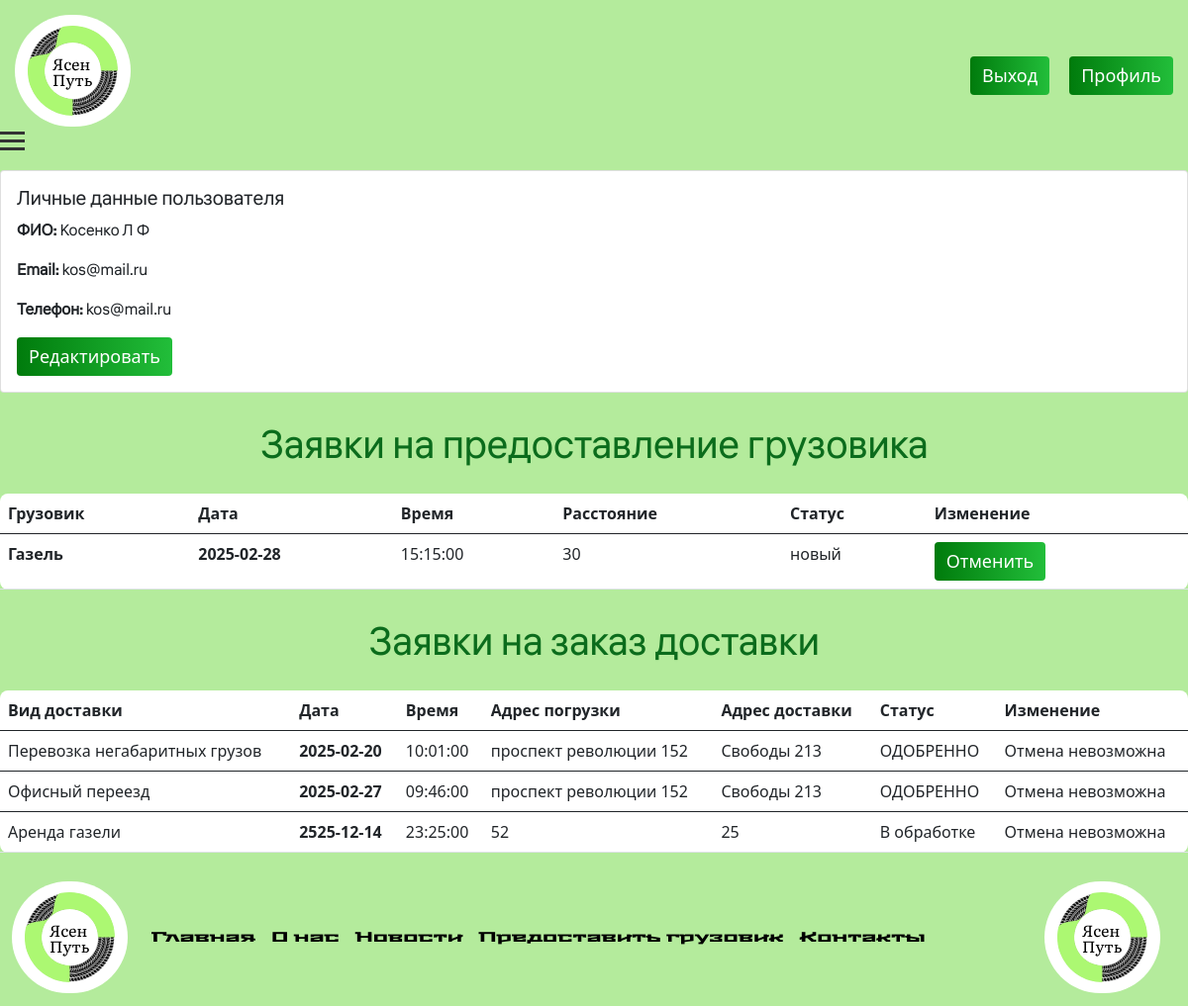
/lk.php (signed in), run on the app's committed database.
### tables this page shows
CREATE TABLE `users` (
  `id` int(11) NOT NULL,
  `fio` varchar(150) NOT NULL,
  `email` varchar(150) NOT NULL,
  `phone` varchar(150) NOT NULL,
  `password` varchar(150) NOT NULL,
  `role` varchar(150) NOT NULL DEFAULT 'user'
);

CREATE TABLE `grzv` (
  `id_z1` int(11) NOT NULL,
  `id_user` int(11) NOT NULL,
  `car` varchar(150) NOT NULL,
  `date` date NOT NULL,
  `time` time NOT NULL,
  `km` int(11) NOT NULL,
  `massa` int(11) NOT NULL,
  `status` varchar(150) NOT NULL DEFAULT 'новый'
);

CREATE TABLE `zakaz` (
  `id_z` int(11) NOT NULL,
  `id_user` int(11) NOT NULL,
  `id_usl` int(11) NOT NULL,
  `date` date NOT NULL,
  `time` time NOT NULL,
  `point1` varchar(150) NOT NULL,
  `point2` varchar(150) NOT NULL,
  `status` varchar(150) NOT NULL DEFAULT 'новый'
);

CREATE TABLE `usl` (
  `id_u` int(11) NOT NULL,
  `usl_name` varchar(150) NOT NULL,
  `opis` varchar(500) NOT NULL,
  `cena` varchar(150) NOT NULL
);

### lk.php (the view, shortened to what this page needs)
<?php include('header.php'); ?>
    <div class="main">
        <div class="page-container">
            <div class="content-wrap">
                <?php
                if (isset($_SESSION['id'])) {
                if($_SESSION['prava']=='user'){
                $id = $_SESSION['id'];
                }else{
                $id=$_GET['id_u'];
                }
                $sql = "SELECT * FROM  users WHERE id = $id";
                $result = mysqli_query($link, $sql) or die(mysqli_error($link));
                if ($result->num_rows > 0) {
                    while ($row = $result->fetch_assoc()) {
                        ?>
                        <div class="card">
                            <div class="card-body">
                                <h5 class="card-title">Личные данные пользователя</h5>
                                <p class="card-text"><strong>ФИО:</strong> <?php echo $row['fio'];?></p>
                                <p class="card-text"><strong>Email:</strong> <?php echo $row['email'];?></p>
                                <p class="card-text"><strong>Телефон:</strong> <?php echo $row['phone'];?></p>
                        <?php if($_SESSION['prava']=='user'){ ?><button type="button" class="btn btnt btn-outline-success margin_left margin_r" data-bs-toggle="modal" data-bs-target="#exampleModal4">Редактировать</button>
                        <?php }?>
                            </div>
                        </div>
                        <?php
                    }
                    }
                    }
                            if (isset($_SESSION['id'])) {
                                $id = $_SESSION['id'];
                                $sql = "SELECT * FROM  grzv WHERE id_user = $id";
                                $result = mysqli_query($link, $sql) or die(mysqli_error($link));
                                if ($result->num_rows > 0) {?>
                                <h1 class="color d-flex centr margin-top">Заявки на предоставление грузовика</h1>
                                    <table class="table fon2">
                                        <thead>
                                            <tr>
                                            <th scope="col">Грузовик</th>
                                            <th scope="col">Дата</th>
                                            <th scope="col">Время</th>
                                            <th scope="col">Расстояние</th>
                                            <th scope="col">Статус</th>
                                            <th scope="col">Изменение</th>
                                            </tr>
                                        </thead>
                                <?php    while ($row = $result->fetch_assoc()) {
                                        ?>
                                        <tbody>
                                            <tr>
                                            <th scope="row"><?php echo $row['car'];?></th>
                                            <th scope="row"><?php echo $row['date'];?></th>
                                            <td><?php echo $row['time'];?></td>
                                            <td><?php echo $row['km'];?></td>
                                            <td><?php echo $row['status'];?></td>
                                            <?php if ($row['status'] === "новый") {
                                                ?>
                                                <td><a href="project/status.php?id_z1=<?php echo $row['id_z1']; ?>&o=0" class="btn">Отменить</a></td>
                                                <?php
                                            } else{
                                                ?> <td>Отмена невозможна</td><?php
                                            }?>
                                            </tr>
                                        </tbody>
                                        <?php
                                    }
                                    ?></table><?php
                                    }
                                    }
                                    ?>
               <?php
        if (isset($_SESSION['id'])) {
            $id = $_SESSION['id'];
            $sql = "SELECT * FROM  zakaz
            INNER JOIN usl ON zakaz.id_usl=usl.id_u
            WHERE id_user = $id";
            $result = mysqli_query($link, $sql) or die(mysqli_error($link));
            if ($result->num_rows > 0) {?>
             <h1 class="color d-flex centr margin-top">Заявки на заказ доставки</h1>
                <table class="table fon2">
                    <thead>
                        <tr>
                        <th scope="col">Вид доставки</th>
                        <th scope="col">Дата</th>
                        <th scope="col">Время</th>
                        <th scope="col">Адрес погрузки</th>
                        <th scope="col">Адрес доставки</th>
                        <th scope="col">Статус</th>
                        <th scope="col">Изменение</th>
                        </tr>
                    </thead>
            <?php    while ($row = $result->fetch_assoc()) {
                    ?>
                    <tbody>
                        <tr>
                        <td><?php echo $row['usl_name'];?></td>
                        <th scope="row"><?php echo $row['date'];?></th>
                        <td><?php echo $row['time'];?></td>
                        <td><?php echo $row['point1'];?></td>
                        <td><?php echo $row['point2'];?></td>
                        <td><?php echo $row['status'];?></td>
                        <?php if ($row['status'] === "новый") {
                            ?>
                            <td><a href="project/status.php?id_z=<?php echo $row['id_z']; ?>&o=0" class="btn">Отменить</a></td>
                            <?php
                        } else{
                            ?> <td>Отмена невозможна</td><?php
                        }
                            ?>
                        </tr>
                    </tbody>
                    <?php
                }
                ?></table><?php
                }
                }
                ?>
        </div>
<?php include('footer.php');?>

### css/style.css (style rules this page uses)
* { margin: 0; padding: 0; }
.main { width: 100%; max-width: 1550px; margin: 0 auto; }
body { background-color: #b4eb9c; ; }
a { text-decoration: none; }
.margin_r { margin-right: 10px; }
.btn { font-size: large; background: linear-gradient(to right, rgb(0, 123, 12), rgb(34, 190, 58)); color: white; border: none; }
.margin-top { margin-top: 30px; }
.centr { justify-content: center; }
.fon2 { margin-top: 3vh; background-color: white; border-radius: 1vh; }
h1 { font-family: "main_text"; }
h5 { font-family: "main_text"; }
p { font-family: "main_text"; }
html, body { height: 100%; }
.page-container { display: flex; flex-direction: column; min-height: 87%; }
.content-wrap { flex: 1; }
.color { color: #0b6c1c; }

### data on the page
users: fio "Косенко Л Ф", email "kos@mail.ru", phone "kos@mail.ru"
grzv: car "Газель", date "2025-02-28", time "15:15:00", km "30", status "новый"
zakaz: id_usl.usl_name "Перевозка негабаритных грузов", date "2025-02-20", time "10:01:00", point1 "проспект революции 152", point2 "Свободы 213", status "ОДОБРЕННО", shows "Отмена невозможна"
zakaz: id_usl.usl_name "Офисный переезд", date "2025-02-27", time "09:46:00", point1 "проспект революции 152", point2 "Свободы 213", status "ОДОБРЕННО", shows "Отмена невозможна"
zakaz: id_usl.usl_name "Аренда газели", date "2525-12-14", time "23:25:00", point1 "52", point2 "25", status "В обработке", shows "Отмена невозможна"
